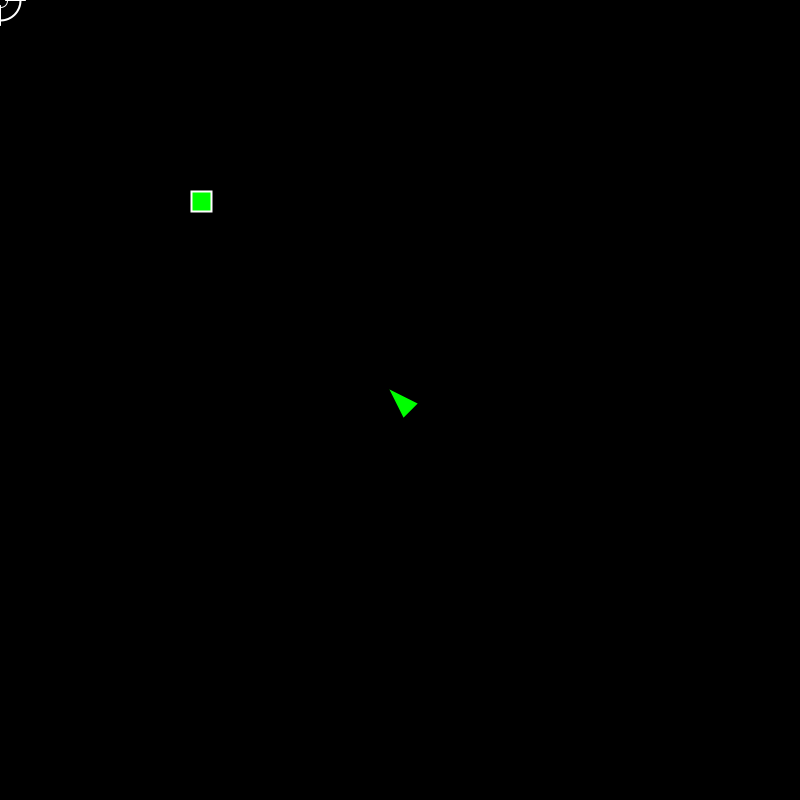
Frame 1 (no input)
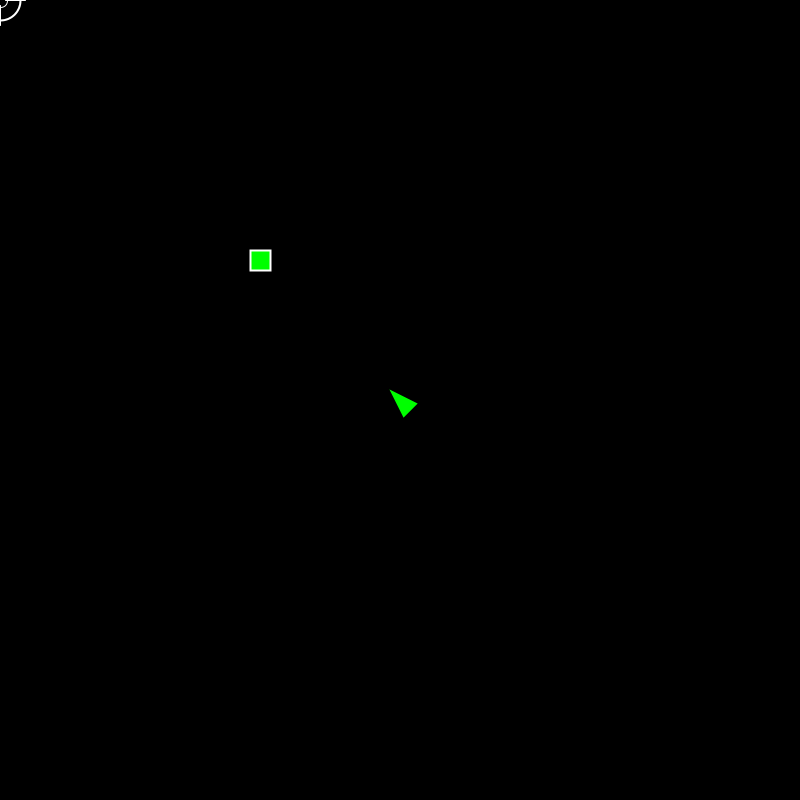
Frame 60 (the mouse pressed at the canvas centre just before this capture)
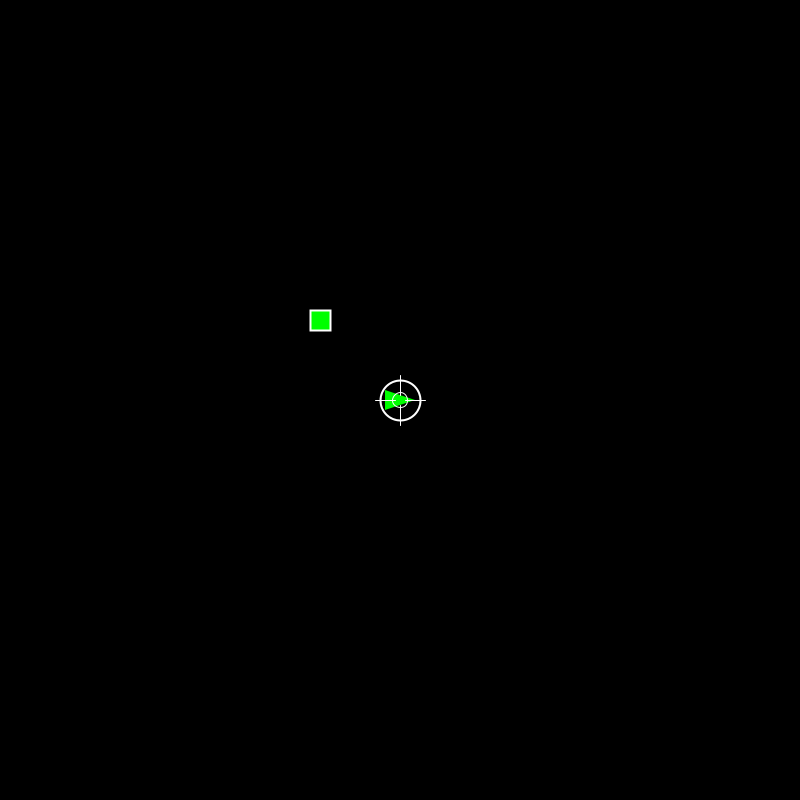
Frame 120 (the mouse held since frame 60 and released just before this capture)

The Processing sketch that drew these frames (run headless with seeded random() and noise(); from frame 60 on, the mouse is pressed at the canvas centre):

// Processing sketch: processing_77560
// ── processing_77560.pde

final static int NORTH = 1;
final static int EAST = 2;
final static int SOUTH = 4;
final static int WEST = 8;

int keyX = 400;
int keyY = 400;
int result;

int tX, tsX, tsY, tvelX, tminV, tmaxV;  
                               
float tY, tvelY;

color alive = color(   0, 255,   0 );
color type1 = color(   0, 255, 255 );
color type2 = color( 255,   0, 255 );
color type3 = color( 255, 255,   0 );
color dead  = color(   0,   0,   0 );
color hit   = color( 255,   0,   0 );
color on    = color( 255,   0,   0 );
color off   = color(   0,   0,   0 );
color cannon;
color enemy = alive;

int     NUM_TARGETS = 55;
int[]   targetOffsX = new int[NUM_TARGETS];
int[]   targetOffsY = new int[NUM_TARGETS];
color[] targetColor = new color[NUM_TARGETS];
color[] targetType  = new color[NUM_TARGETS];

int numDead;

int   NUM_BURSTS = 32;
int[] bX = new int[NUM_BURSTS];
int[] bY = new int[NUM_BURSTS];
int[] bVx = new int[NUM_BURSTS];
int[] bVy = new int[NUM_BURSTS];
int   nextBurst = 0;
int   fired, elapsed;

int aFired, aElapsed, aNext, aNextScale, aNextTranslate;

PFont font;

int startLevel = 0;
int playLevel  = 1;
int endLevel   = 2;
int mode;

int score;



Player_ship player001;
Enemy_ship enemy000;


void setup() {
  size( 800, 800 );
  frameRate( 30 );
  smooth();
  result = 0;

  tX   = width/2;
  tY   =  0.0;
  tsX  = 24;
  tsY  = 28;
  tminV = 4;
  tmaxV = 24;
  tvelX = tminV;
  tvelY = 8;
  numDead = 0;
  score = 0;
  fired = millis();
  aFired = millis();
  aNextScale     = 1000;
  aNextTranslate =  500;
  aNext  = int( random(aNextScale) + aNextTranslate );
  
  for ( int i=0; i<NUM_TARGETS; i++ ) {
    int w = width/2;
    int s = w/11;
    int c = s/2;
    
    targetOffsX[i] = (c + ((i%11)*s)) - (w/2);
    targetOffsY[i] = height/2 - ( (i/11) * 48 );
    targetColor[i] = alive;
    if ( i/11 < 2 ) {
      targetType[i] = type1;
    } else if ( i/11 < 4 ) {
      targetType[i] = type2;
    } else {
      targetType[i] = type3;
    }
  }
  
  for ( int i=0; i<NUM_BURSTS; i++ ) {
    bX[i] =  0;
    bY[i] = -8;
  }
  
  player001 = new Player_ship(400,400);
  enemy000 = new Enemy_ship(200,200);


  
  mode = startLevel;
}

void keyPressed(){
  switch(key) {
    case('w'):case('W'):result |=NORTH;break;
    case('d'):case('D'):result |=EAST;break;
    case('s'):case('S'):result |=SOUTH;break;
    case('a'):case('A'):result |=WEST;break;
  }
}

void keyReleased() {
  switch(key) {
    case('w'):case('W'):result ^=NORTH;break;
    case('d'):case('D'):result ^=EAST;break;
    case('s'):case('S'):result ^=SOUTH;break;
    case('a'):case('A'):result ^=WEST;break;
  }
}


void draw() { 
  background(0);
  rectMode(CENTER);
  ellipseMode(CENTER);
  
    player001.drawPlayer();
    enemy000.drawEnemy();
  

}







class Enemy_ship {

  int ex = 200;
  int ey = 200;
  Enemy_ship(int ex, int ey){

}
  
  void drawEnemy () {
    collision();
    position();
    drawShip();
  }
  void collision () {
  for (int j=0; j<NUM_BURSTS; j++ ) {
        for ( int i=0; i<NUM_TARGETS; i++ ) {
          if ( ( enemy == alive )  &&   
               ((dist( ex, ey, bX[j], bY[j] )) < 3*tsX/4)) {   
            targetColor[i] = dead;    
            bY[j] = -10;                
            bX[j] = -10; 
            bVx[j] = 0;
            bVy[j] = 0;
            numDead++;
            score++;
          }
        }
        
    }
  }
  void position() {
          if (ex > keyX){
            ex--;
          } else if (ex < keyX){
            ex++;
          } 
          
          if (ey > keyY){
            ey--;
          } else if (ey < keyY){
            ey++;
          }
  }
  void drawShip () {
            fill(enemy);
            rect(ex, ey, 20,20);
  }
}
class Player_ship {
  int lwsize = 8;
  int bsX = lwsize;
  int bsY = lwsize;
  
  float shiprot = 0;
  
  int speed = 9;
  
  int reload = 250;
  
  Player_ship(int keyX, int keyY) {
  }
  
  void drawPlayer () {
    checkKey();
    checkShot();
    moveShot();
    drawShip();
    drawShot();
    drawCross();
    
    
    
  }

  void checkKey () {
    switch(result) {
      case NORTH: keyY=keyY-speed; break;
      case EAST: keyX=keyX+speed; break;
      case SOUTH: keyY=keyY+speed; break;
      case WEST: keyX=keyX-speed; break;
      case NORTH|EAST: keyY=keyY-speed; keyX=keyX+speed; break;
      case NORTH|WEST: keyY=keyY-speed; keyX=keyX-speed; break;
      case SOUTH|EAST: keyY=keyY+speed; keyX=keyX+speed; break;
      case SOUTH|WEST: keyY=keyY+speed; keyX=keyX-speed; break;
    }
    keyX = constrain(keyX, 20, 780);
    keyY = constrain(keyY, 20, 735); 
  }


  void checkShot () {
    elapsed = millis() - fired;
    if ( elapsed > reload  &&  mousePressed  &&  mouseButton == LEFT ) {
      float vx = (mouseX - keyX);
      float vy = (mouseY - keyY);
      float lv = sqrt((vx * vx) + (vy * vy));
      vx = vx / lv;
      vy = vy / lv;
      vx = vx * 10;
      vy = vy * 10;
      bX[nextBurst] = keyX;
      bY[nextBurst] = keyY;
      bVx[nextBurst] = int(vx);
      bVy[nextBurst] = int(vy);
      nextBurst = ( nextBurst + 1 ) % NUM_BURSTS;
      fired = millis();
    }
  }
  
  void moveShot () {
    for (int i=0; i<NUM_BURSTS; i++ ) {
      bX[i] += bVx[i];
      bY[i] += bVy[i];
      constrain( bY[i], -2000, 2000 );
      constrain( bX[i], -2000, 2000 );
    }
  }
  
  void drawShip () {
      shiprot = atan2(mouseY-keyY, mouseX-keyX);
    pushMatrix();
      noStroke();
      pushMatrix();
        fill( alive );
        pushMatrix();
          translate(keyX,keyY);
          pushMatrix();
            rotate(shiprot);
            pushMatrix();
              triangle(15,0,-15,-10,-15,10);
//              rect(0,0,25,50);
            popMatrix();
          popMatrix();
        popMatrix();
      popMatrix();
    popMatrix();
  }
  
  void drawShot () {
    noStroke();
    fill( 255 );  
    for ( int i=0; i<NUM_BURSTS; i++ ) {
      ellipse( bX[i], bY[i], bsX, bsY );
    }
  }
  
  void drawCross () {
    stroke(255);
    strokeWeight(1);
    line(mouseX,mouseY-5,mouseX,mouseY-25);
    line(mouseX+5,mouseY,mouseX+25,mouseY);
    line(mouseX-5,mouseY,mouseX-25,mouseY);
    line(mouseX,mouseY+5,mouseX,mouseY+25);
    noFill();
    ellipse(mouseX,mouseY,15,15);
    strokeWeight(2);
    ellipse(mouseX,mouseY,40,40);
  }
  
}
